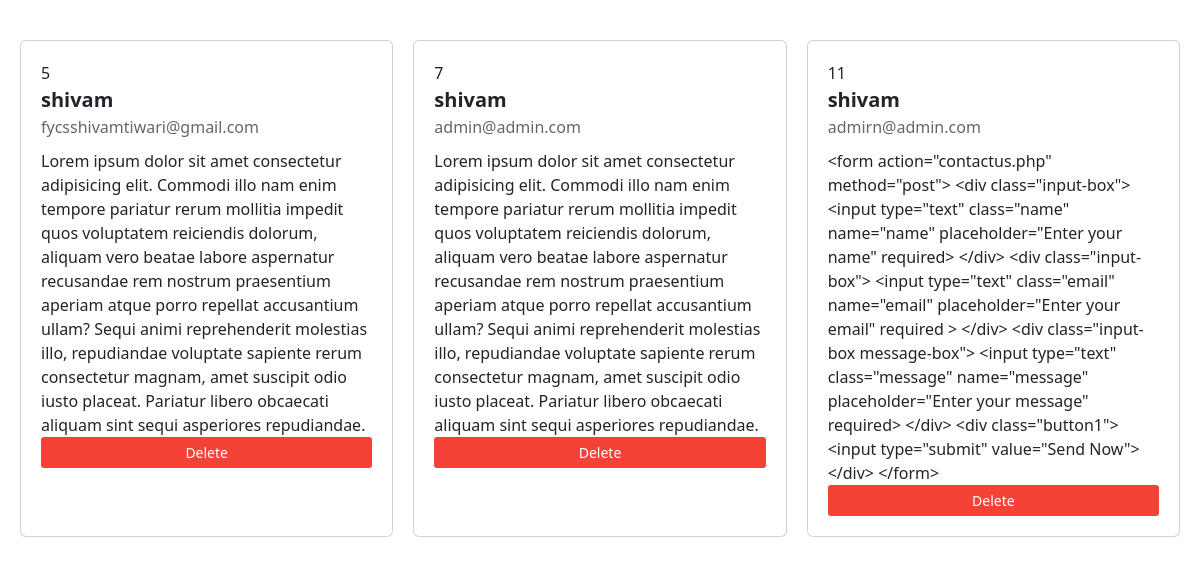
/contact_admin.php, run on the app's committed database.
### tables this page shows
CREATE TABLE `contact_form_data` (
  `id` int(11) NOT NULL,
  `name` varchar(255) NOT NULL,
  `email` varchar(255) NOT NULL,
  `message` text NOT NULL
);

### contact_admin.php (the view, shortened to what this page needs)
<!DOCTYPE html>
<html lang="en">
<head>
      <link rel="stylesheet" href="https://cdn.jsdelivr.net/npm/foundation-sites@6.7.4/dist/css/foundation.min.css" />
    <link href="https://cdn.jsdelivr.net/npm/bootstrap@5.3.1/dist/css/bootstrap.min.css" rel="stylesheet"
>
</head>
<body>
      <?php
    include 'db_connect.php';
    $sql = "SELECT * FROM contact_form_data";
    $result = mysqli_query($conn, $sql);
    if (mysqli_num_rows($result) > 0) {
        echo "<div class='card-container'>";
        while ($row = mysqli_fetch_assoc($result)) {
            echo "<div class='card'>";
            echo "<div class='id'>" . $row["id"] . "</div>";
            echo "<div class='name'>" . $row["name"] . "</div>";
            echo "<div class='email'>" . $row["email"] . "</div>";
            echo "<div class='message'>" . $row["message"] . "</div>";
            echo "<button class='delete-btn' onclick='deleteSubmission(" . $row["id"] . ")'>Delete</button>";
            echo "</div>";
        }
        echo "</div>";
    } else {
        echo "<h2>No contact form submissions.</h2>";
    }
    ?>
</body>
</html>

### contact_admin.php (style rules this page uses)
body, h1, h2, ul { margin: 0; padding: 0; }
body { font-family: Arial, sans-serif; background-color: #f2f2f2; min-height: 100vh; }
.card-container { display: grid; grid-template-columns: repeat(auto-fill, minmax(300px, 1fr)); gap: 20px; max-width: 1200px; margin: 20px auto; padding: 20px; }
.card { background-color: white; border-radius: 10px; box-shadow: 0 2px 4px rgba(0, 0, 0, 0.1); padding: 20px; }
.card .name { font-size: 20px; font-weight: bold; }
.card .email { color: #666; }
.card .message { margin-top: 10px; }
.card .delete-btn { background-color: #f44336; color: white; border: none; padding: 5px 10px; font-size: 14px; border-radius: 3px; cursor: pointer; }

### data on the page
contact_form_data: id "5", name "shivam", email "fycsshivamtiwari@gmail.com", message "Lorem ipsum dolor sit amet consectetur adipisicing elit. Commodi illo nam enim tempore pariatur rerum mollitia impedit quos voluptatem reiciendis dolorum, aliquam vero beatae labore aspernatur recusandae rem nostrum praesentium aperiam atque porro repellat accusantium ullam? Sequi animi reprehenderit molestias illo, repudiandae voluptate sapiente rerum consectetur magnam, amet suscipit odio iusto placeat. Pariatur libero obcaecati aliquam sint sequi asperiores repudiandae."
contact_form_data: id "7", name "shivam", email "admin@admin.com", message "Lorem ipsum dolor sit amet consectetur adipisicing elit. Commodi illo nam enim tempore pariatur rerum mollitia impedit quos voluptatem reiciendis dolorum, aliquam vero beatae labore aspernatur recusandae rem nostrum praesentium aperiam atque porro repellat accusantium ullam? Sequi animi reprehenderit molestias illo, repudiandae voluptate sapiente rerum consectetur magnam, amet suscipit odio iusto placeat. Pariatur libero obcaecati aliquam sint sequi asperiores repudiandae."
contact_form_data: id "11", name "shivam", email "admirn@admin.com", message "<form action=\"contactus.php\" method=\"post\"> <div class=\"input-box\"> <input type=\"text\" class=\"name\" name=\"name\" placeholder=\"Enter your name\" required> </div> <div class=\"input-box\"> <input type=\"text\" class=\"email\" name=\"email\" placeholder=\"Enter your email\" required > </div> <div class=\"input-box message-box\"> <input type=\"text\" class=\"message\" name=\"message\" placeholder=\"Enter your message\" required> </div> <div class=\"button1\"> <input type=\"submit\" value=\"Send Now\"> </div> </form>"
